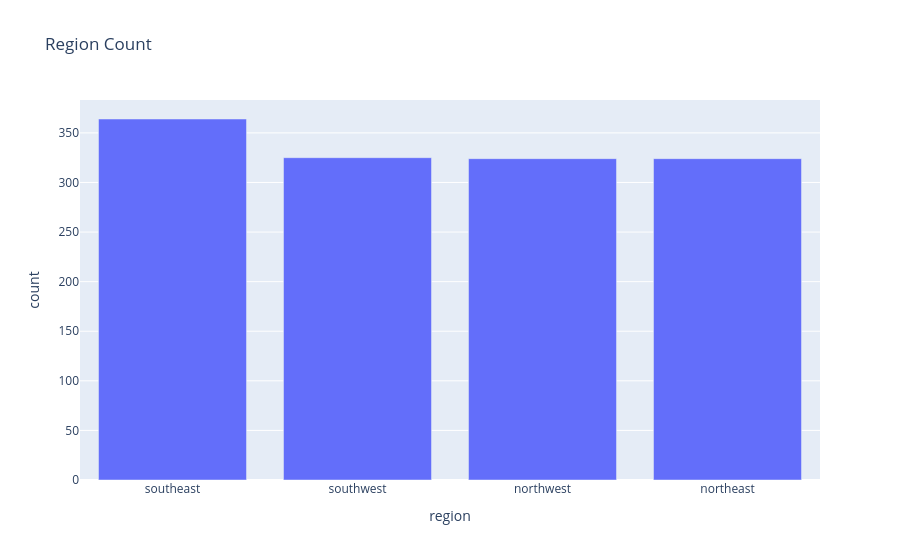

Notebook source saved alongside this figure:
### Code cell
px.bar(df['region'].value_counts().reset_index(), x='region', y='count', title="Region Count")

### Figure 1 — Plotly figure (JSON) as saved in the notebook; plotly's stock layout.template omitted (floating-point values rounded to 4 significant figures)
{"data": [{"alignmentgroup": "True", "hovertemplate": "region=%{x}<br>count=%{y}<extra></extra>", "legendgroup": "", "marker": {"color": "#636efa", "pattern": {"shape": ""}}, "name": "", "offsetgroup": "", "orientation": "v", "showlegend": false, "textposition": "auto", "type": "bar", "x": ["southeast", "southwest", "northwest", "northeast"], "xaxis": "x", "y": [364, 325, 324, 324], "yaxis": "y"}], "layout": {"barmode": "relative", "legend": {"tracegroupgap": 0}, "title": {"text": "Region Count"}, "xaxis": {"anchor": "y", "domain": [0, 1], "title": {"text": "region"}}, "yaxis": {"anchor": "x", "domain": [0, 1], "title": {"text": "count"}}}}
